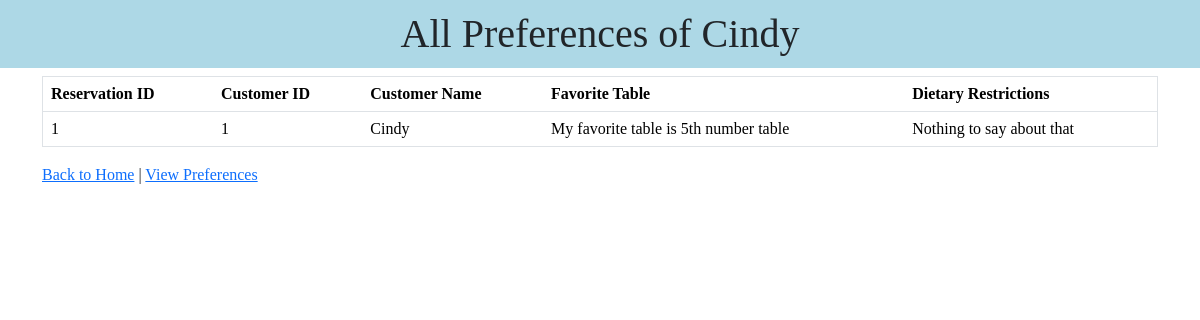
The page /templates/index.php?action=getCustomerPreferences&customerId=1 on the database as committed earlier.
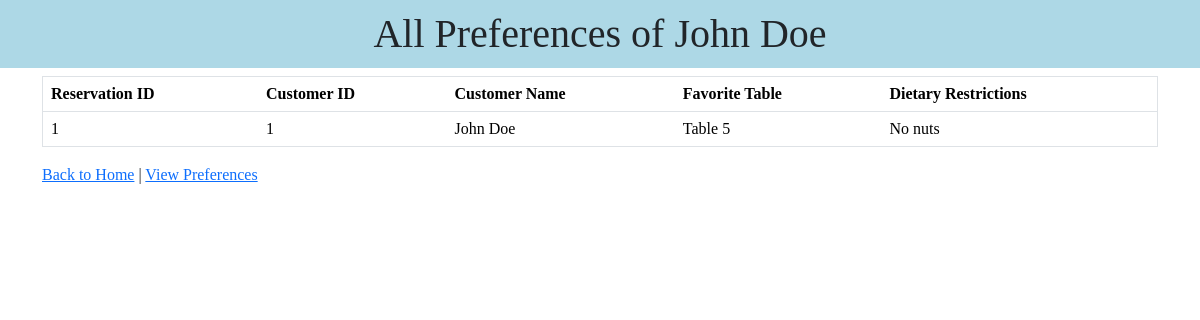
The same page on the database as committed later.
### tables this page shows
CREATE TABLE Customers (
    customerId INT NOT NULL AUTO_INCREMENT,
    customerName VARCHAR(45) NOT NULL,
    contactInfo VARCHAR(200) NOT NULL,
    PRIMARY KEY (customerId)
);

CREATE TABLE DiningPreferences (
    preferenceId INT NOT NULL AUTO_INCREMENT,
    customerId INT NOT NULL,
    favoriteTable VARCHAR(45),
    dietaryRestrictions VARCHAR(200),
    PRIMARY KEY (preferenceId),
    FOREIGN KEY (customerId) REFERENCES Customers(customerId)
);

### templates/index.php (called while the page is built)
<?php
require_once('../RestaurantServer.php');

### RestaurantDatabase.php (called while the page is built, shortened)
<?php
class RestaurantDatabase
{
    private $host = "localhost";
    private $port = "3306";
    private $database = "restaurant_reservations";
    private $user = "root";
    private $password = "";
    private $connection;
    private function connect()
    {
        $this->connection = new mysqli($this->host, $this->user, $this->password, $this->database, $this->port);
    }
    public function get($sql)
    {
        $result = $this->connection->query($sql);
        return $result->fetch_assoc();
    }
    public function getCustomerPreferences($customerId)
    {
        $preferences = $this->connection->query("SELECT * FROM diningpreferences JOIN `customers` ON customers.customerId=diningpreferences.customerId WHERE diningpreferences.customerId='$customerId'");
        return $preferences;
    }
}

### templates/preferences.php (the view, shortened to what this page needs)
<html>
<head>
    <link rel="stylesheet" href="style.css">
    <link href="https://cdn.jsdelivr.net/npm/bootstrap@5.3.3/dist/css/bootstrap.min.css" rel="stylesheet">
</head>
<body>
    <h1 class="header">All Preferences of <?= $customer['customerName'] ?></h1>
    <div class="container">
        <table border="1" class="table">
            <tr>
                <th>Reservation ID</th>
                <th>Customer ID</th>
                <th>Customer Name</th>
                <th>Favorite Table</th>
                <th>Dietary Restrictions</th>
            </tr>
            <?php
            foreach ($preferences as $preference): ?>
                <tr>
                    <td><?= htmlspecialchars($preference['preferenceId']) ?></td>
                    <td><?= htmlspecialchars($preference['customerId']) ?></td>
                    <td><?= htmlspecialchars($preference['customerName']) ?></td>
                    <td><?= htmlspecialchars($preference['favoriteTable']) ?></td>
                    <td><?= htmlspecialchars($preference['dietaryRestrictions']) ?></td>
                </tr>
            <?php endforeach; ?>
        </table>
        <a href="index.php">Back to Home</a> |
        <a href="index.php?action=viewPreferences" class="">View Preferences</a>
    </div>
</body>
</html>

Rows that differ between the two databases and show on the page:
changed customers: customerName "Cindy" → "John Doe"
changed diningpreferences id 1: customerId.customerName "Cindy" → "John Doe"; favoriteTable "My favorite table is 5th number table" → "Table 5"; dietaryRestrictions "Nothing to say about that" → "No nuts"
